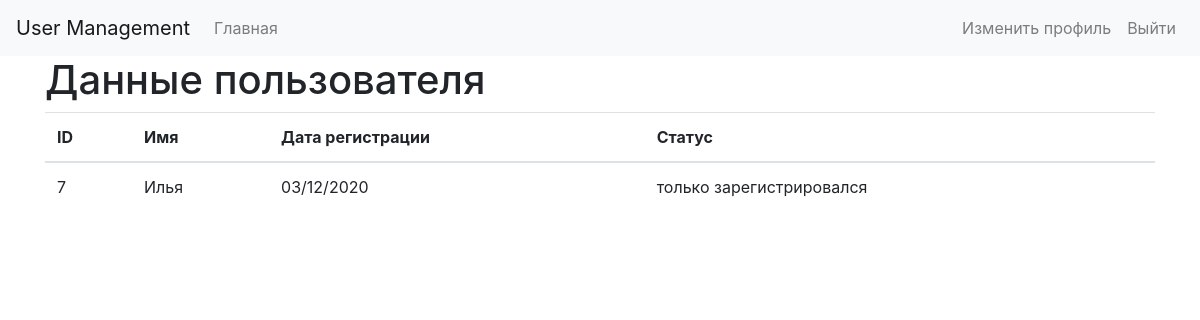
Page /user_profile.php?id=7 (signed in) on the committed database.
### tables this page shows
CREATE TABLE `users` (
  `id` int(11) NOT NULL,
  `email` varchar(255) NOT NULL,
  `username` varchar(255) NOT NULL,
  `password` varchar(255) NOT NULL,
  `group_id` int(255) NOT NULL DEFAULT 1,
  `date` date NOT NULL,
  `status` varchar(255) NOT NULL
);

### classes/Database.php (called while the page is built, shortened)
<?php
class Database
{
    private static $instance = NULL;
    private $pdo, $query, $error = false;
    private function __construct()
    {
        try{
        $this->pdo = new PDO('mysql:host='.Config::get('mysql.host').';dbname=' .Config::get('mysql.database'), Config::get('mysql.username'), Config::get('mysql.password'));
        } catch(PDOException $exception){
            die($exception->getMessage());
        }
    }
    public static function getInstance()
    {
        if(!self::$instance){
            self::$instance = new Database();
        }
        return self::$instance;
    }
    public function query($sql, $params = [])
    {
        $this->error = false;
        $this->query = $this->pdo->prepare($sql);
        if(count($params)){
            $i = 1;
            foreach($params as $param){
                $this->query->bindValue($i, $param);
                $i++;
            }
        }
        if(!$this->query->execute()){
            $this->error = true;
        } else {
            $this->results = $this->query->fetchAll(PDO::FETCH_OBJ);
            $this->count = $this->query->rowCount();
        }
        return $this;
    }
    public function get($table, $where = [])
    {
        return $this->action('SELECT *', $table, $where);
    }
    public function action($action, $table, $where = [])
    {
       $operators = ['>', '<', '=', '>=', '<=', '!='];
       $field = $where[0];
       $operator = $where[1];
       $value = $where[2];
       if(count($where) === 3){
            if(in_array($operator, $operators)){
                $sql = "{$action} FROM {$table} WHERE {$field} {$operator} ?";
                if(!$this->query($sql, [$value])->error()){
                    return $this;
                }
            }
       }
    }
    public function first()
    {
        return $this->results()[0];
    }
    public function results()
    {
        return $this->results;
    }
    public function count()
    {
        return $this->count;
    }
    public function error()
    {
        return $this->error;
    }
}

### classes/Config.php (called while the page is built)
<?php
class Config
{
    public static function get($path = null)
    {
        if($path){
            $path = explode('.', $path);
            $config = $GLOBALS['config'];
            foreach($path as $item){
                if (isset($config[$item])){
                    $config = $config[$item];
                }
            }
            return $config;
        }
        return false;
    }
}

### classes/User.php (called while the page is built, shortened)
<?php
class User {
    private $db = null, $data, $isLoggedIn, $session_name, $cookieName, $users_table;
    public function __construct($user = null)
    {
        $this->db = Database::getInstance();
        $this->session_name = Config::get('session.user_session');
        $this->users_table = Config::get('mysql.users_table');
        if(!$user){
            if(Session::exists($this->session_name)){
                $user = Session::get($this->session_name);
                if($this->find($user)){
                    $this->isLoggedIn = true;
                }
            }
        }else{
            $this->find($user);
        }
    }
    public function find($value = null)
    {
        if(is_numeric($value)){
            $this->data = $this->db->get($this->users_table, ['id', '=', $value])->first();
        }else{
            $this->data = $this->db->get($this->users_table, ['email', '=', $value])->first();
        }
        if($this->data){
            return true;
        }
        return false;
    }
    public function data()
    {
        return $this->data;
    }
    public function date()
    {
        $date = new DateTime ($this->date);
        $this->date = $date->format('d/m/Y');
        return $this->date;
    }
}

### classes/Session.php (called while the page is built, shortened)
<?php
class Session {
    public static function exists($name)
    {
        return (isset($_SESSION[$name])) ? true : false;
    }
    public static function get($name)
    {
        return $_SESSION[$name];
    }
}

### classes/Input.php (called while the page is built, shortened)
<?php
class Input
{
    public static function get($item = null)
    {
        if(isset($_POST[$item])){
            return ($_POST[$item] == 'on') ? 'checked' : $_POST[$item];
        } elseif(isset($_GET[$item])){
            return ($_GET[$item] == 'on') ? 'checked' : $_GET[$item];
        }
        return '';
    }
}

### user_profile.php (the view, shortened to what this page needs)
<?php
$user = new User;
if($user->isLoggedIn()){
    $link = Output::links(['/users/edit.php','/logout.php'], $user->data()->id);
} else {
    $link = Output::links(['login.php', 'register.php']);
}
$anotherUser = new User(Input::get('id'));
?>
<!DOCTYPE html>
<html lang="en">
<head>
  <link rel="stylesheet" href="https://stackpath.bootstrapcdn.com/bootstrap/4.4.1/css/bootstrap.min.css">
</head>
<body>
  <nav class="navbar navbar-expand-lg navbar-light bg-light">
      <a class="navbar-brand" href="#">User Management</a>
      <div class="collapse navbar-collapse" id="navbarSupportedContent">
        <ul class="navbar-nav mr-auto">
          <li class="nav-item">
            <a class="nav-link" href="index.php">Главная</a>
          </li>
        </ul>
        <ul class="navbar-nav">
        <? echo $link; ?>
        </ul>
      </div>
    </nav>
   <div class="container">
     <div class="row">
       <div class="col-md-12">
         <h1>Данные пользователя</h1>
         <table class="table">
           <thead>
             <th>ID</th>
             <th>Имя</th>
             <th>Дата регистрации</th>
             <th>Статус</th>
           </thead>
           <tbody>
             <tr>
               <td><? echo $anotherUser->data()->id ?></td>
               <td><? echo $anotherUser->data()->username; ?></td>
               <td><? echo $anotherUser->date(); ?></td>
               <td><? echo $anotherUser->data()->status; ?></td>
             </tr>
           </tbody>
         </table>
       </div>
     </div>
   </div>
</body>
</html>

### classes/Output.php (shortened to what this page needs)
<?php
class Output
{
    public static function links($links =[], $id = null)
    {
        $result = '';
        foreach ($links as $link){
            switch($link){
                case ('/logout.php'):
                    $result .= "<li class=\"nav-item\"><a href=\"{$link}\" class=\"nav-link\">Выйти</a></li>";
                break;
                case ('/users/edit.php'):
                    $result .= "<li class=\"nav-item\"><a href=\"{$link}?id={$id}\" class=\"nav-link\">Изменить профиль</a></li>";
                break;
            }
        }
        return $result;
    }
}

### rows in the picture
users: id "7", username "Илья", status "только зарегистрировался"

### other values in the picture
$anotherUser->date() "03/12/2020"
